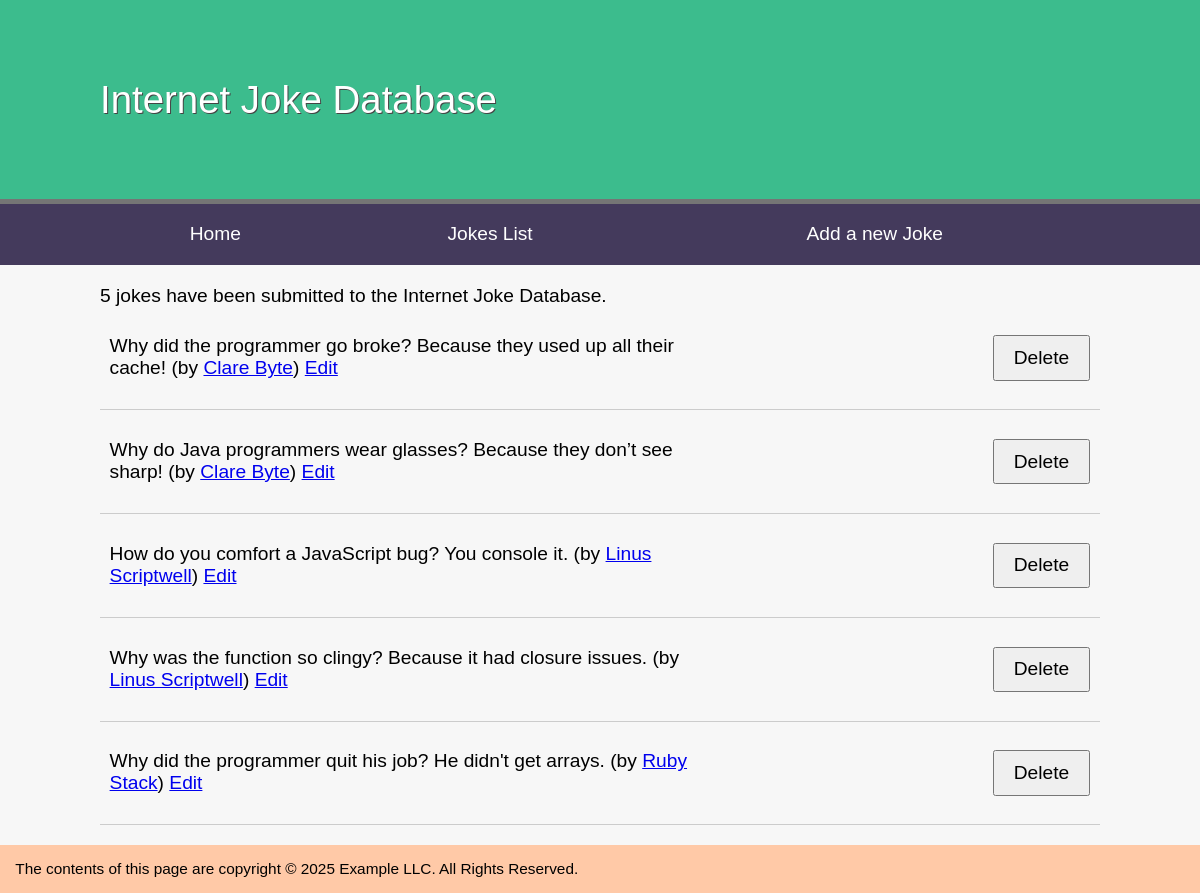
/default/public/jokes.php, run on the app's committed database.
### tables this page shows
CREATE TABLE `joke` (
  `id` int(11) NOT NULL AUTO_INCREMENT,
  `joke_text` text DEFAULT NULL,
  `joke_date` date DEFAULT NULL,
  `author_id` int(11) DEFAULT NULL,
  PRIMARY KEY (`id`)
);

CREATE TABLE `author` (
  `id` int(11) NOT NULL AUTO_INCREMENT,
  `author_name` varchar(255) DEFAULT NULL,
  `author_email` varchar(255) DEFAULT NULL,
  PRIMARY KEY (`id`)
);

### default/public/jokes.php (called while the page is built, shortened)
<?php
try {
    include __DIR__ . '/../includes/DatabaseConnection.php';
    include __DIR__ . '/../includes/DatabaseFunctions.php';
    $jokes = allJokes($pdo);
    $totalJokes = totalJokes($pdo);
    include __DIR__ . '/../templates/jokes.html.php';
    $output = ob_get_clean();
} catch (PDOException $e) {
    $title = 'An error has occurred';
    $output = 'Database error: ' . $e->getMessage() . ' in ' . $e->getFile() . ':' . $e->getLine();
}
include __DIR__ . '/../templates/layout.html.php';

### default/includes/DatabaseFunctions.php (called while the page is built, shortened)
<?php
function allJokes($pdo) {
    $stmt = $pdo->prepare('SELECT `joke`.`id`, `joke_text`, `author_name`, `author_email`
        FROM `joke` INNER JOIN `author`
            ON `author_id` = `author`.`id`');
    $stmt->execute();
    return $stmt->fetchAll();
}
function totalJokes($database) {
    $stmt = $database->prepare('SELECT COUNT(*) FROM `joke`');
    $stmt->execute();
    $row = $stmt->fetch();
    return $row[0];
}

### default/templates/jokes.html.php (the view, shortened to what this page needs)
<p><?=$totalJokes?> jokes have been submitted to the Internet Joke Database.</p>
<?php foreach ($jokes as $joke): ?>
<blockquote>
    <p>
        <?=htmlspecialchars($joke['joke_text'], ENT_QUOTES, 'UTF-8')?>
        (by <a href="mailto:
            <?php echo htmlspecialchars($joke['author_email'], ENT_QUOTES, 'UTF-8'); ?>">
            <?php echo htmlspecialchars($joke['author_name'], ENT_QUOTES, 'UTF-8'); ?></a>)
        <a href="editjoke.php?id=<?=$joke['id']?>">Edit</a>
        <form action="deletejoke.php" method="post">
            <input type="submit" value="Delete">
        </form>
    </p>
</blockquote>
<?php endforeach; ?>

### default/templates/layout.html.php (shortened to what this page needs)
<!DOCTYPE html>
<html lang="en">
    <head>
        <link rel="stylesheet" href="jokes.css">
    </head>
    <body>
        <header>
            <h1>Internet Joke Database</h>
        </header>
        <nav>
            <ul>
                <li><a href="index.php">Home</a></li>
                <li><a href="jokes.php">Jokes List</a></li>
                <li><a href="addjoke.php">Add a new Joke</a></li>
            </ul>
        </nav>
        <main>
            <?=$output?>
        </main>
        <?php include __DIR__ . '/../templates/footer.html.php'; ?>
    </body>
</html>

### default/templates/footer.html.php
<footer>
    The contents of this page are copyright &copy; <?php echo date('Y'); ?> Example LLC. All Rights Reserved.
</footer>

### default/public/jokes.css (style rules this page uses)
* { margin: 0; padding: 0; }
body { font-family: Arial, Helvetica, Sans-serif; }
header { display: block; background-color: #3cbc8d; padding: 20px; border-bottom: 5px solid #757575; }
h1 { font-weight: normal; padding: 1.5em; color: white; text-shadow: 1px 1px 0px #444; width: 1000px; margin: auto; }
nav { background-color: #443A5C; }
nav a { color: white; text-decoration: none; }
nav ul { display: table; width: 1000px; margin: auto; }
nav li { display: table-cell; text-align: center; padding: 1em; }
main { overflow: auto; min-height: 30vh; background-color: #f7f7f7; width: 1000px; margin: auto; box-shadow: -1000px 0 0 #f7f7f7, 1000px 0 0 #f7f7f7; padding-top: 20px; }
footer { padding: 1em; background-color: #FFC9A7; font-size: 0.8em; }
p { margin-bottom: 1em; }
body { font-size: 1.2em; font-family: arial, helvetica, sans-serif }
input, label, select, textarea { float: left; width: 15em; margin-bottom: 1em; padding: 0.5em; }
input[type="submit"] { margin-left: 15em; width: auto; padding: 0.5em 1em; clear: both; font-size: 1em; }
form { overflow: auto; clear: both; display: block; }
blockquote { display: table; margin-bottom: 1em; border-bottom: 1px solid #ccc; padding: 0.5em; }
blockquote p { display: table-cell; width: 90%; vertical-align: top; }
blockquote form { display: table-cell; width: 10%; }

### data on the page
joke: joke_text "Why did the programmer go broke? Because they used up all their cache!", author.author_name "Clare Byte"
joke: joke_text "Why do Java programmers wear glasses? Because they don’t see sharp!", author.author_name "Clare Byte"
joke: joke_text "How do you comfort a JavaScript bug? You console it.", author.author_name "Linus Scriptwell"
joke: joke_text "Why was the function so clingy? Because it had closure issues.", author.author_name "Linus Scriptwell"
joke: joke_text "Why did the programmer quit his job? He didn't get arrays.", author.author_name "Ruby Stack"

### other printed values
$totalJokes "5"
